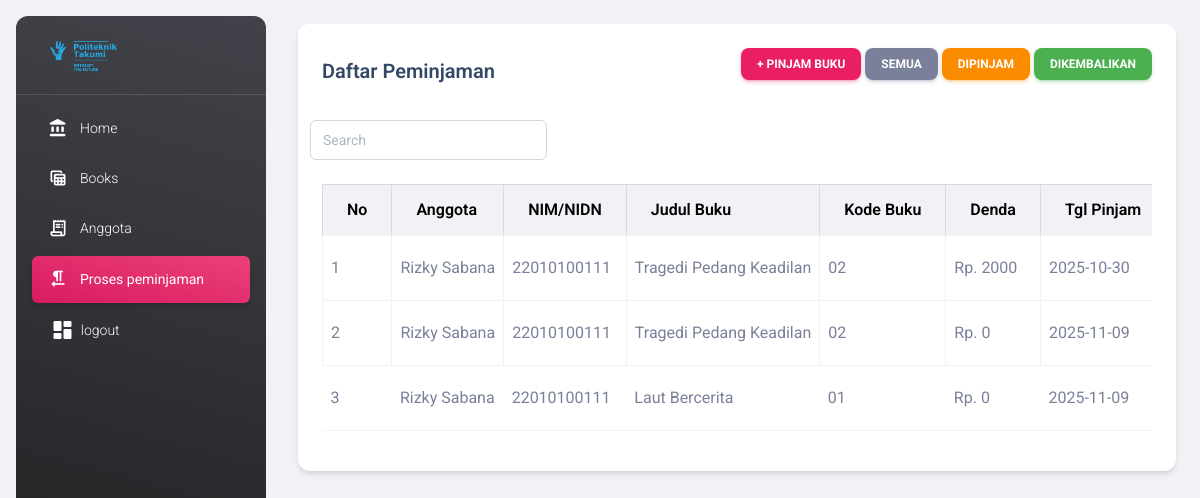
The app's page /app?page=peminjaman with its own data.
### tables this page shows
CREATE TABLE `peminjaman` (
  `id` int(11) NOT NULL,
  `id_anggota` int(11) NOT NULL,
  `id_buku` int(11) NOT NULL,
  `tanggal_pinjam` date NOT NULL,
  `tanggal_kembali` date DEFAULT NULL,
  `tanggal_dikembalikan` date DEFAULT NULL,
  `denda` varchar(300) NOT NULL DEFAULT '0',
  `status` varchar(15) NOT NULL DEFAULT 'Dipinjam',
  `keterangan` varchar(255) DEFAULT NULL,
  `created_at` timestamp NOT NULL DEFAULT current_timestamp(),
  `updated_at` timestamp NOT NULL DEFAULT current_timestamp()
);

CREATE TABLE `anggota` (
  `id_anggota` int(11) NOT NULL,
  `username` varchar(50) NOT NULL,
  `password` varchar(100) NOT NULL,
  `role` varchar(10) NOT NULL,
  `nama` varchar(100) NOT NULL,
  `nim_nidn` varchar(15) NOT NULL,
  `program_studi` varchar(50) NOT NULL,
  `waktu_bergabung` text NOT NULL,
  `alamat` text NOT NULL,
  `noHP` varchar(15) NOT NULL,
  `jenis_kelamin` varchar(15) NOT NULL,
  `created_at` timestamp NOT NULL DEFAULT current_timestamp(),
  `updated_at` timestamp NOT NULL DEFAULT current_timestamp(),
  `logged_in_at` timestamp NOT NULL DEFAULT current_timestamp()
);

CREATE TABLE `buku` (
  `id_buku` int(11) NOT NULL,
  `cover` text NOT NULL,
  `judul_buku` varchar(100) NOT NULL,
  `kode_buku` varchar(5) NOT NULL,
  `isbn` varchar(14) NOT NULL,
  `nama_penulis` varchar(100) NOT NULL,
  `tahun_terbit` int(11) NOT NULL,
  `penerbit` varchar(100) NOT NULL,
  `created_at` timestamp NOT NULL DEFAULT current_timestamp(),
  `updated_at` timestamp NOT NULL DEFAULT current_timestamp()
);

### features/peminjaman/index.php (the view, shortened to what this page needs)
<?php
$where = '';
$sql = "SELECT p.*,
        a.nama AS nama_anggota,
        a.nim_nidn AS nim_nidn,
        b.judul_buku AS judul_buku,
        b.kode_buku AS kode_buku
        FROM peminjaman p
        JOIN anggota a ON a.id_anggota = p.id_anggota
        JOIN buku b ON b.id_buku = p.id_buku
        $where
        ORDER BY p.id DESC";
$result = mysqli_query($conn, $sql);
$peminjaman = mysqli_fetch_all($result, MYSQLI_ASSOC);
?>
<div class="container mt-4">
    <div class="card">
        <div class="card-header d-flex justify-content-between align-items-center">
            <h5 class="mb-0">Daftar Peminjaman</h5>
            <div>
                <a href="app?page=peminjaman&view=tambah" class="btn btn-primary btn-sm">+ Pinjam Buku</a>
                <a href="app?page=peminjaman&filter=all" class="btn btn-secondary btn-sm">Semua</a>
                <a href="app?page=peminjaman&filter=dipinjam" class="btn btn-warning btn-sm">Dipinjam</a>
                <a href="app?page=peminjaman&filter=dikembalikan" class="btn btn-success btn-sm">Dikembalikan</a>
            </div>
        </div>
        <div class="row">
            <div class="col-md-4 px-4">
                <form class=" align-items-center" action="" role="search" method="POST">
                    <div class="ms-md-auto pe-md-3 align-items-center">
                        <div class="input-group input-group-outline">
                            <input type="text" class="form-control" type="search" name="cari" placeholder="Search"
                                aria-label="Search">
                        </div>
                    </div>
                </form>
            </div>
        </div>
        <div class="card-body">
            <div class="table-responsive">
                <table class="table table-bordered table-hover align-middle">
                    <thead class="table-light">
                        <tr>
                            <th>No</th>
                            <th>Anggota</th>
                            <th>NIM/NIDN</th>
                            <th>Judul Buku</th>
                            <th>Kode Buku</th>
                            <th>Denda</th>
                            <th>Tgl Pinjam</th>
                        </tr>
                    </thead>
                    <tbody>
                        <?php foreach ($peminjaman as $no => $p): ?>
                        <tr>
                            <td><?= $no + 1 ?></td>
                            <td><?= htmlspecialchars($p['nama_anggota']) ?></td>
                            <td><?= htmlspecialchars($p['nim_nidn']) ?></td>
                            <td><?= htmlspecialchars($p['judul_buku']) ?></td>
                            <td><?= htmlspecialchars($p['kode_buku']) ?></td>
                            <td>Rp.
                                <?php
                  $denda_harian = 500;
                  if ($p['status'] == 'Dipinjam') {
                    $jatuh_tempo = $p['tanggal_kembali'];
                    $hari_ini = date('Y-m-d');
                    $terlambat = (strtotime($hari_ini) - strtotime($jatuh_tempo)) / 86400;
                    if ($terlambat < 0)
                      $terlambat = 0;
                    $denda_berjalan = $terlambat * $denda_harian;
                  } else {
                    $denda_berjalan = $p['denda'];
                  }
                  echo $denda_berjalan;
                  ?>
                            </td>
                            <td><?= $p['tanggal_pinjam'] ?></td>
                        </tr>
                        <?php endforeach; ?>
                    </tbody>
                </table>
            </div>
        </div>
    </div>
</div>

### layouts/header.php (shortened to what this page needs)
<!DOCTYPE html>
<html lang="en" itemscope itemtype="http://schema.org/WebPage">
<head>
    <link href="asset/css/nucleo-icons.css" rel="stylesheet" />
    <link href="asset/css/nucleo-svg.css" rel="stylesheet" />
    <link id="pagestyle" href="asset/css/material-dashboard.css?v=3.0.0" rel="stylesheet" />
</head>
<link href="./assets/css/nucleo-icons.css" rel="stylesheet" />
<link href="./assets/css/nucleo-svg.css" rel="stylesheet" />
<link id="pagestyle" href="./assets/css/material-kit.css?v=3.0.0" rel="stylesheet" />
<link href="./assets/css/nucleo-icons.css" rel="stylesheet" />
<link href="./assets/css/nucleo-svg.css" rel="stylesheet" />
<link id="pagestyle" href="./assets/css/material-kit.css?v=3.0.0" rel="stylesheet" />
<link href="https://cdn.jsdelivr.net/npm/select2@4.1.0-rc.0/dist/css/select2.min.css" rel="stylesheet" />
<link href="./assets/css/nucleo-icons.css" rel="stylesheet" />
<link href="./assets/css/nucleo-svg.css" rel="stylesheet" />
<link id="pagestyle" href="./assets/css/material-kit.css?v=3.0.0" rel="stylesheet" />
</head>
<body class="index-page bg-gray-200">

### layouts/navbar_index.php
<body class="g-sidenav-show  bg-gray-200">
    <aside
        class="sidenav navbar navbar-vertical navbar-expand-xs border-0 border-radius-xl my-3 fixed-start ms-3   bg-gradient-dark"
        id="sidenav-main">
        <div class="sidenav-header">
            <a class="navbar-brand m-0">
                <img src="./assets/img/logo-takumi.png" class="navbar-brand-img h-100" alt="main_logo">
            </a>
        </div>
        <hr class="horizontal light mt-0 mb-2">
        <div class="collapse navbar-collapse  w-auto  max-height-vh-100" id="sidenav-collapse-main">
            <ul class="navbar-nav">
                <?php $page = $_GET['page'] ?? 'home';?>
                <li class="nav-item">
                    <a class="nav-link text-white <?php if ($page == 'home')
            echo 'active bg-gradient-primary'; ?>" href="app?page=home">
                        <div class="text-white text-center me-2 d-flex align-items-center justify-content-center">
                            <i class="material-icons opacity-10">account_balance</i>
                        </div>
                        <span class="nav-link-text ms-1">Home</span>
                    </a>
                </li>
                <li class="nav-item">
                    <a class="nav-link text-white <?php if ($page == 'buku')
            echo 'active bg-gradient-primary'; ?>" href="app?page=buku">
                        <div class="text-white text-center me-2 d-flex align-items-center justify-content-center">
                            <i class="material-icons opacity-10">table_view</i>
                        </div>
                        <span class="nav-link-text ms-1">Books</span>
                    </a>
                </li>
                <li class="nav-item">
                    <a class="nav-link text-white <?php if ($page == 'anggota')
            echo 'active bg-gradient-primary'; ?>" href="app?page=anggota">
                        <div class="text-white text-center me-2 d-flex align-items-center justify-content-center">
                            <i class="material-icons opacity-10">receipt_long</i>
                        </div>
                        <span class="nav-link-text ms-1">Anggota</span>
                    </a>
                </li>
                <li class="nav-item">
                    <a class="nav-link text-white <?php if ($page == 'peminjaman')
            echo 'active bg-gradient-primary'; ?>" href="app?page=peminjaman">
                        <div class="text-white text-center me-2 d-flex align-items-center justify-content-center">
                            <i class="material-icons opacity-10">format_textdirection_r_to_l</i>
                        </div>
                        <span class="nav-link-text ms-1">Proses peminjaman</span>
                    </a>
                </li>
                <li class="nav-item">
                    <a class="nav-link text-white" href="logout" class="nav-link text-body font-weight-bold px-0">
                        <i class="material-icons opacity-10">dashboard</i>
                        <span class="nav-link-text ms-1">logout</span>
                    </a>
                </li>
            </ul>
        </div>
    </aside>
    <main class="main-content position-relative max-height-vh-100 h-100 border-radius-lg ">

### app.php (shortened to what this page needs)
<?php include('./layouts/header.php'); ?>
<?php include('./layouts/navbar_index.php'); ?>
<?php
if (isset($_GET['page'])) {
    $page = $_GET['page'];
} else {
    $page = 'home';
}
if (isset($_GET['view'])) {
    $view = $_GET['view'];
} else {
    $view = 'index';
}
    $features = "./features/$page/$view.php";
if (file_exists($features)) {
    include($features);
} else {
    include ("./config/404.php");
}

### records on screen
peminjaman: id_anggota.nama "Rizky Sabana", id_anggota.nim_nidn "22010100111", id_buku.judul_buku "Tragedi Pedang Keadilan", id_buku.kode_buku "02", tanggal_kembali "2000", tanggal_pinjam "2025-10-30"
peminjaman: id_anggota.nama "Rizky Sabana", id_anggota.nim_nidn "22010100111", id_buku.judul_buku "Tragedi Pedang Keadilan", id_buku.kode_buku "02", denda "0", tanggal_pinjam "2025-11-09"
peminjaman: id_anggota.nama "Rizky Sabana", id_anggota.nim_nidn "22010100111", id_buku.judul_buku "Laut Bercerita", id_buku.kode_buku "01", tanggal_kembali "0", tanggal_pinjam "2025-11-09"
